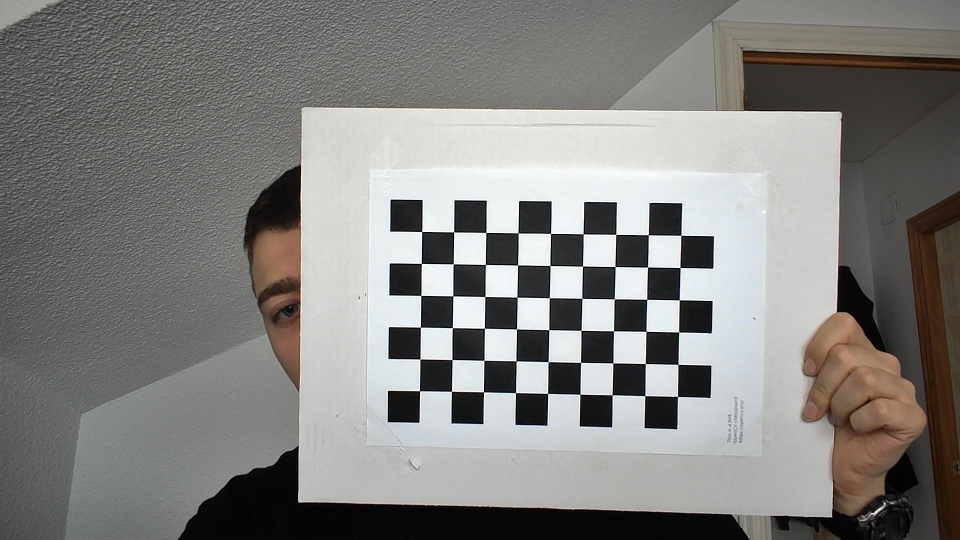
#> input picture calibrar/WIN_1.jpg, 1920 x 1080 px (shown at 1/2 size); its folder holds 4 pictures in this run
$ python -i juego.py   (imports and definitions only)
#> lines starting #> are read from the running program, lines starting #| are printed output that depends on the picture
#!/usr/bin/python3.4

# Setup Python ----------------------------------------------- #
import pygame, sys
import json, os
import cv2
import numpy as np
import glob
from random import randint
import time
# Setup pygame/window ---------------------------------------- #
mainClock = pygame.time.Clock()
from pygame.locals import *
# [2 lines not run here, left out]
ancho = 1280
alto = 720
# [1 line that did not run here, left out]

font = pygame.font.SysFont(None, 20)
botonSound = pygame.mixer.Sound("./sonido/boton.mp3")

click = False
# [1 line not run here, left out]
controlRaton = False

# ----------------------------------------- CALIBRACION DE LA CAMARA -----------------------------------------
class calibracion():
    def __init__(self):
        self.tablero = (9,6)
        self.tam_frame = (1280,720)

        #Criterio para identificar las esquinas
        self.criterio = (cv2.TERM_CRITERIA_EPS + cv2.TERM_CRITERIA_MAX_ITER, 30, 0.001)

        #Puntos del tablero
        self.puntos_obj = np.zeros((self.tablero[0] * self.tablero[1], 3), np.float32)
        self.puntos_obj[:,:2] = np.mgrid[0:self.tablero[0], 0:self.tablero[1]].T.reshape(-1,2)

        #Listas para los puntos reales y de la imagen
        self.puntos_3d = []
        self.puntos_img = []

    def calibracion_cam(self):
        fotos = glob.glob('./calibrar/*.jpg')
        for foto in fotos:
            #print(foto)
            img = cv2.imread(foto)
#> img is the input picture: shape (1080, 1920, 3); mean B, G, R 125.9, 128.9, 129.7
            gray = cv2.cvtColor(img,cv2.COLOR_BGR2GRAY)
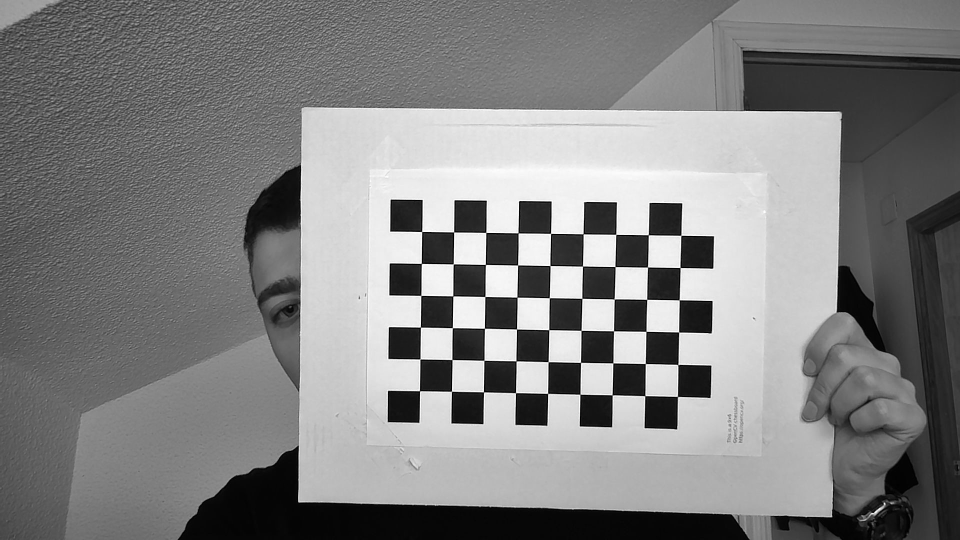
#> gray: shape (1080, 1920) (shown at 1/2 size); min 0, max 255, mean 128.8

            #Buscar las esquinas del tablero
            ret, esquinas = cv2.findChessboardCorners(gray, self.tablero, None)
#> ret = True; esquinas = 54 rows, first 8: [843.7, 463.5], [907.8, 464.4], [972.1, 465.3], [1036.7, 466.3], [1101.6, 467.3], [1166.7, 468.3], [1232.2, 469.3], [1297, 470.2]

            if ret == True:
                self.puntos_3d.append(self.puntos_obj)
                esquinas2 = cv2.cornerSubPix(gray,esquinas, (11,11), (-1,-1), self.criterio)
#> esquinas2 = 54 rows, first 8: [843.9, 463.5], [907.8, 464.4], [972.2, 465.4], [1036.5, 466.4], [1101.6, 467.2], [1166.6, 468.3], [1232.1, 469.2], [1297, 470.1]
                self.puntos_img.append(esquinas2)
#> pass 2 of the loop in calibracion_cam, `for foto in fotos:`:
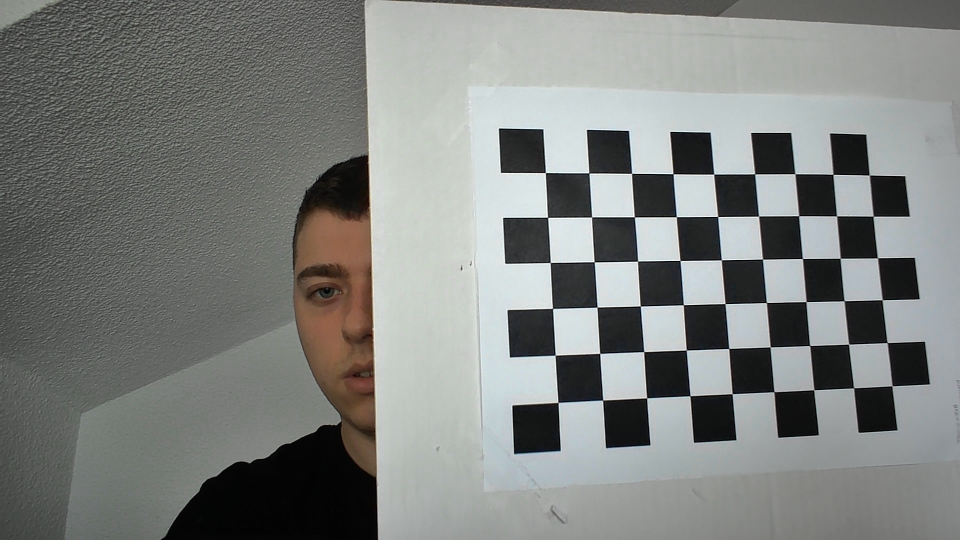
#> input picture calibrar/WIN_10.jpg, 1920 x 1080 px (shown at 1/2 size)
#> in calibracion_cam, img is the input picture: shape (1080, 1920, 3); mean B, G, R 126.7, 129.2, 126.6
#> in calibracion_cam, `gray = cv2.cvtColor(img,cv2.COLOR_BGR2GRAY)`:
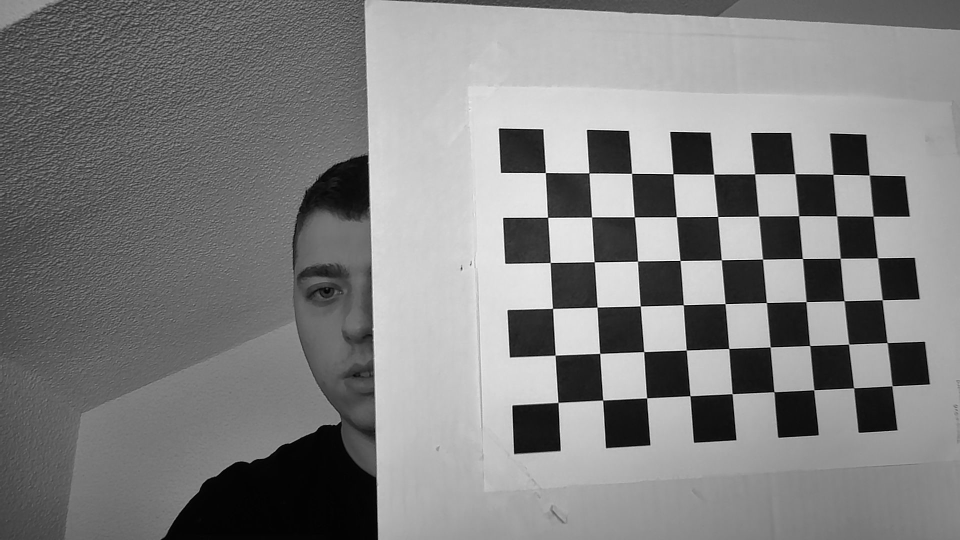
#> gray: shape (1080, 1920) (shown at 1/2 size); min 0, max 255, mean 128.1
#> esquinas = 54 rows, first 8: [1091.2, 345.7], [1178.5, 346.6], [1263.7, 346.9], [1346.4, 348.1], [1428.2, 348.5], [1510, 348.6], [1590.2, 348.3], [1666.3, 348.8]
#> esquinas2 = 54 rows, first 8: [1091.2, 345.6], [1178.4, 346.5], [1263.6, 347.1], [1346.4, 348.2], [1427.9, 348.6], [1509.8, 348.4], [1590.2, 348.1], [1666.3, 349]
#> pass 3 of the loop in calibracion_cam, `for foto in fotos:`:
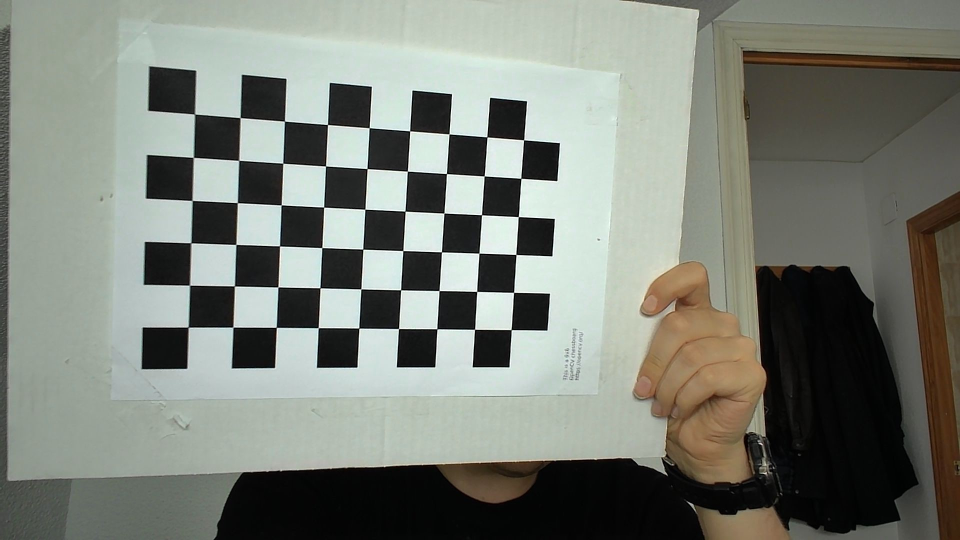
#> input picture calibrar/WIN_11.jpg, 1920 x 1080 px (shown at 1/2 size)
#> in calibracion_cam, img is the input picture: shape (1080, 1920, 3); mean B, G, R 118.7, 127.5, 123.2
#> in calibracion_cam, `gray = cv2.cvtColor(img,cv2.COLOR_BGR2GRAY)`:
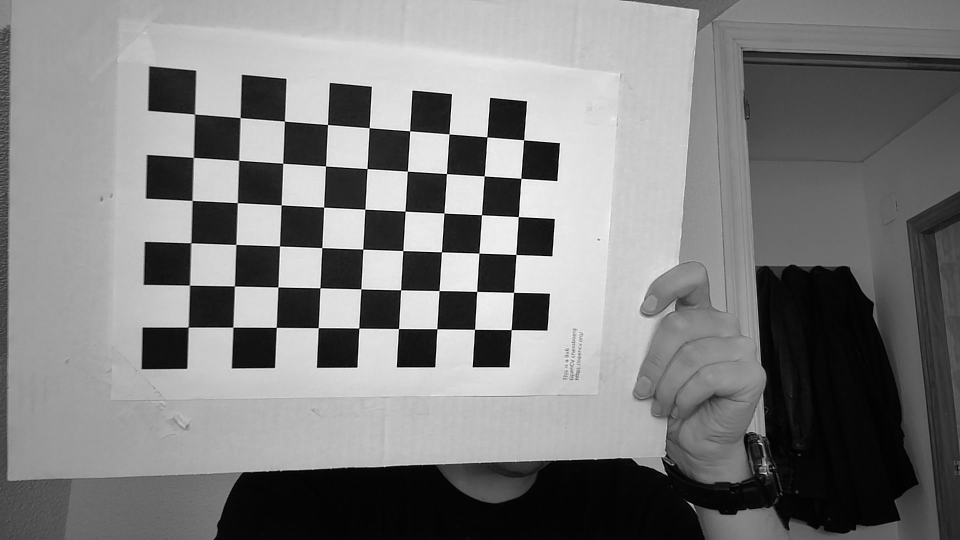
#> gray: shape (1080, 1920) (shown at 1/2 size); min 0, max 255, mean 125.2
#> esquinas = 54 rows, first 8: [389.7, 228.8], [480.7, 235.8], [569.5, 242.7], [655.5, 249.5], [738.7, 256.1], [819.8, 262.5], [898.6, 268.2], [974.4, 274.5]
#> esquinas2 = 54 rows, first 8: [389.6, 228.6], [480.7, 235.7], [569.4, 242.7], [655.5, 249.6], [738.7, 255.9], [819.9, 262.3], [898.5, 268.3], [974.4, 274.4]
#> the loop made 4 passes; the first 3 are shown
                #cv2.drawChessboardCorners(img, self.tablero, esquinas2, ret)
                #cv2.imshow("IMAGEN", img)
                #cv2.waitKey(0)

        #Calibracion de la camara
        ret, cameraMatrix, dist, rvecs, tvecs = cv2.calibrateCamera(self.puntos_3d, self.puntos_img, self.tam_frame, None, None)

        return cameraMatrix, dist, rvecs, tvecs

# ----------------------------------------- WEBCAM Y DETECCION -----------------------------------------
# -- Inicio arucos --
#Inicializar los parámetros del detector de ARUCOS
parametros = cv2.aruco.DetectorParameters_create()

#Cargar los diccionarios de los ARUCOS a utilizar
diccionario = cv2.aruco.Dictionary_get(cv2.aruco.DICT_5X5_100)

# -- Inicio webcam --
# [1 line not run here, left out]
#Gets fps of your camera
# [1 line that did not run here, left out]
#If your camera can achieve 60 fps
#Else just have this be 1-30 fps
# [3 lines not run here, left out]
cont = 0
calibracion = calibracion()
matrix, dist, rVec, tVec = calibracion.calibracion_cam()
#print("Matriz de la camara: ", matrix)
#print("Coeficiente de distorsion", dist)

# -- Cargo el fondo del tablero --
# [1 line not run here, left out]
monedasT1 = [3, 1, 2, 1, 0, 1, 5, 3, 1, 2, -5, 1]
#monedasT1 = [10, 10, 10, 10, 10, 10, 10, 10, 10, 10, 10, 10]
# [1 line not run here, left out]
monedasT2 = [1, 2, 1, 3, 0, 1, 5, 1, 3, 1, -5, 2]
# [1 line not run here, left out]
monedasT3 = [2, 3, 1, 2, 0, 1, 5, 3, 1, 1, -5, 1]

numTablero = 1
# [1 line that did not run here, left out]
monedasT = monedasT1

fondoX = 2420
fondoY = 1480
pointsMarkers = []

# ----------------------------------------- MANDO PS4 -----------------------------------------
#Initialize controller
joysticks = []
# [7 lines not run here, left out]
# 0: Left analog horizonal, 1: Left Analog Vertical, 2: Right Analog Horizontal
# 3: Right Analog Vertical 4: Left Trigger, 5: Right Trigger
analog_keys = {0:0, 1:0, 2:0, 3:0, 4:-1, 5: -1 }

LEFT, RIGHT, UP, DOWN = False, False, False, False


# ----------------------------------------- SPRITES -----------------------------------------
class Puntero(pygame.sprite.Sprite):
	def __init__(self):
		super().__init__()
		self.image = pygame.image.load("./sprites/puntero.png").convert()
		self.image.set_colorkey([255,255,255])
		self.rect = self.image.get_rect()

puntero = Puntero()
puntero.rect.x = ancho/2
puntero.rect.y = alto/2
punteroList = pygame.sprite.Group()
# [1 line not run here, left out]

class Listo(pygame.sprite.Sprite):
	# [5 lines left out: function __init__, not called in this run]

class Comenzar(pygame.sprite.Sprite):
	# [5 lines left out: function __init__, not called in this run]

class Moneda(pygame.sprite.Sprite):
	def __init__(self):
		super().__init__()
		imageAux = pygame.image.load("./sprites/coin.png").convert()
		self.image = pygame.transform.scale(imageAux, (75,75))
		self.image.set_colorkey([0,0,0])
		self.rect = self.image.get_rect()

moneda = Moneda()
moneda.rect.x = 10
moneda.rect.y = 85

spritesJuego = pygame.sprite.Group()
# [1 line not run here, left out]

class botonX(pygame.sprite.Sprite):
	def __init__(self):
		super().__init__()
		self.imageOrigen = pygame.image.load("./sprites/botonX.png").convert()
		self.imageOrigen.set_colorkey([6,148,32])
		self.image = pygame.transform.scale(self.imageOrigen, (40,40))
		self.rect = self.image.get_rect()
		self.rect.x = 1100
		self.rect.y = 670

botonX = botonX()
spritesCarga = pygame.sprite.Group()
# [1 line not run here, left out]

class botonX2(pygame.sprite.Sprite):
	def __init__(self):
		super().__init__()
		self.imageOrigen = pygame.image.load("./sprites/botonX.png").convert()
		self.imageOrigen.set_colorkey([6,148,32])
		self.image = pygame.transform.scale(self.imageOrigen, (100,100))
		self.rect = self.image.get_rect()
		self.rect.x = 307
		self.rect.y = 90

botonX2 = botonX2()

class botonTri(pygame.sprite.Sprite):
	def __init__(self):
		super().__init__()
		imagen_aux = pygame.image.load("./sprites/botonTri.png").convert()
		self.image = pygame.transform.scale(imagen_aux, (100,100))
		self.image.set_colorkey([6,148,32])

		self.rect = self.image.get_rect()
		self.rect.x = 420
		self.rect.y = 470

class botonO(pygame.sprite.Sprite):
	def __init__(self):
		super().__init__()
		imagen_aux = pygame.image.load("./sprites/botonO.png").convert()
		self.image = pygame.transform.scale(imagen_aux, (100,100))
		self.image.set_colorkey([6,148,32])

		self.rect = self.image.get_rect()
		self.rect.x = 900
		self.rect.y = 470

class botonCua(pygame.sprite.Sprite):
	def __init__(self):
		super().__init__()
		imagen_aux = pygame.image.load("./sprites/botonCua.png").convert()
		self.image = pygame.transform.scale(imagen_aux, (40,40))
		self.image.set_colorkey([6,148,32])

		self.rect = self.image.get_rect()
		self.rect.x = 50
		self.rect.y = 670

botonTri = botonTri()
botonO = botonO()
botonCua = botonCua()
# [1 line not run here, left out]

spritesCarcel = pygame.sprite.Group()
# [2 lines not run here, left out]


class Tablero(pygame.sprite.Sprite):
	# [6 lines left out: function __init__, not called in this run]


class Dado(pygame.sprite.Sprite):
	# [31 lines left out: functions __init__, update, not called in this run]

# ----------------------------------------- FONDOS -----------------------------------------

class Background(pygame.sprite.Sprite):
    def __init__(self, image_file, location):
        pygame.sprite.Sprite.__init__(self)  #call Sprite initializer
        self.image = pygame.image.load(image_file)
        self.rect = self.image.get_rect()
        self.rect.left, self.rect.top = location

# [1 line that did not run here, left out]
# [1 line that did not run here, left out]
# [1 line that did not run here, left out]
# [1 line that did not run here, left out]


# ----------------------------------------- FUENTES Y COLORES -----------------------------------------
#screen = pygame.display.set_mode((1280, 720))
bigFont = pygame.freetype.SysFont("Jokerman", 120)
mediumFont = pygame.freetype.SysFont("Jokerman", 80)
smallFont = pygame.freetype.SysFont("Jokerman", 50)
xsmallFont = pygame.freetype.SysFont("Jokerman", 40)
xxsmallFont  = pygame.freetype.SysFont("Jokerman", 25)
blanco = (255,255,255)
negro = (0,0,0)
colorJug = [(7,12,174),(225,12,18),(74,195,68),(250,136,249)]

# ----------------------------------------- FUNCIONES ÚTILES -----------------------------------------

# [89 lines left out: functions createAruco, draw_text, fadeOut, transicion, explicarNormas, drawMenu, not called in this run]

# ----------------------------------------- MENUS -----------------------------------------
def main_menu():
    global click, LEFT, RIGHT, UP, DOWN, button_keys, analog_keys, controlRaton

    musica.play(loops = -1, fade_ms = 1000)
    # Dibujo el menu
#> (the run stopped early here; a loop or call above may not have finished)
